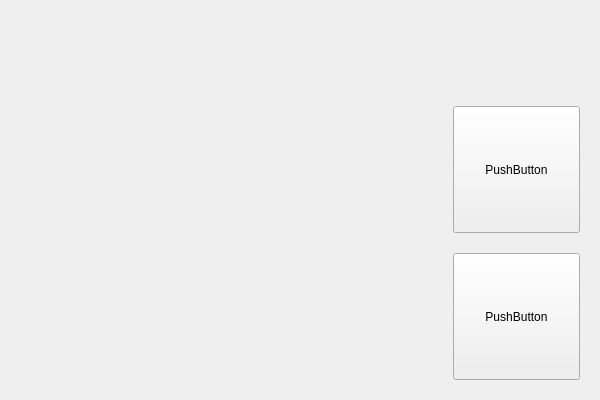
<?xml version="1.0" encoding="UTF-8"?>
<ui version="4.0">
 <class>WgtVerifyNo31Class</class>
 <widget class="QDialog" name="WgtVerifyNo31Class">
  <property name="geometry">
   <rect>
    <x>0</x>
    <y>0</y>
    <width>600</width>
    <height>400</height>
   </rect>
  </property>
  <property name="windowTitle">
   <string>WgtVerifyNo31</string>
  </property>
  <layout class="QGridLayout" name="gridLayout">
   <property name="leftMargin">
    <number>20</number>
   </property>
   <property name="topMargin">
    <number>20</number>
   </property>
   <property name="rightMargin">
    <number>20</number>
   </property>
   <property name="bottomMargin">
    <number>20</number>
   </property>
   <property name="spacing">
    <number>20</number>
   </property>
   <item row="1" column="1">
    <widget class="QToolButton" name="toolButtonRefImage">
     <property name="minimumSize">
      <size>
       <width>127</width>
       <height>127</height>
      </size>
     </property>
     <property name="maximumSize">
      <size>
       <width>127</width>
       <height>127</height>
      </size>
     </property>
     <property name="text">
      <string>PushButton</string>
     </property>
     <property name="icon">
      <iconset resource="../../rc/main.qrc">
       <normaloff>:/image/refImage.png</normaloff>:/image/refImage.png</iconset>
     </property>
     <property name="iconSize">
      <size>
       <width>127</width>
       <height>127</height>
      </size>
     </property>
    </widget>
   </item>
   <item row="2" column="1">
    <widget class="QToolButton" name="toolButtonPhoto">
     <property name="minimumSize">
      <size>
       <width>127</width>
       <height>127</height>
      </size>
     </property>
     <property name="maximumSize">
      <size>
       <width>127</width>
       <height>127</height>
      </size>
     </property>
     <property name="text">
      <string>PushButton</string>
     </property>
     <property name="icon">
      <iconset resource="../../rc/main.qrc">
       <normaloff>:/image/photo.png</normaloff>:/image/photo.png</iconset>
     </property>
     <property name="iconSize">
      <size>
       <width>127</width>
       <height>127</height>
      </size>
     </property>
    </widget>
   </item>
   <item row="0" column="1">
    <spacer name="verticalSpacer">
     <property name="orientation">
      <enum>Qt::Orientation::Vertical</enum>
     </property>
     <property name="sizeHint" stdset="0">
      <size>
       <width>20</width>
       <height>40</height>
      </size>
     </property>
    </spacer>
   </item>
   <item row="0" column="0" rowspan="3">
    <spacer name="horizontalSpacer">
     <property name="orientation">
      <enum>Qt::Orientation::Horizontal</enum>
     </property>
     <property name="sizeHint" stdset="0">
      <size>
       <width>40</width>
       <height>20</height>
      </size>
     </property>
    </spacer>
   </item>
  </layout>
 </widget>
 <layoutdefault spacing="6" margin="11"/>
 <resources>
  <include location="../../rc/main.qrc"/>
 </resources>
 <connections/>
</ui>
